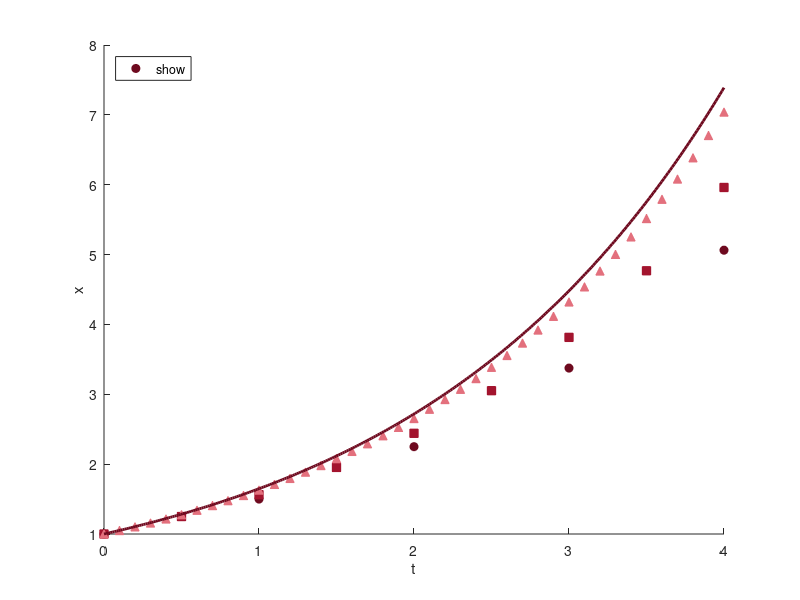

MATLAB code for this plot:
% Fig. 3.1: From discrete-time to continuous growth (book, Section 3.1, Eq. 3.1 and 3.2)
% x(t + dt) = (1 + r dt) x(t) with r = 0.5, x(0) = 1 for dt = 1, 0.5, 0.1; for dt -> 0 one obtains x(t) = e^(r t)
% (c) 2026 Philipp Kügler · Program for the book "Dynamical Systems in the Life Sciences" · MIT License (see LICENSE)
r = 0.5;
rot = [0.43 0.04 0.12; 0.64 0.08 0.18; 0.89 0.44 0.49]; marker = 'os^'; dts = [1 0.5 0.1];
hold on
for i = 1:3
    dt = dts(i);
    n = 0:round(4 / dt);
    x = (1 + r * dt).^n;                                 % solution of the difference equation
    plot(n * dt, x, marker(i), 'Color', rot(i, :), 'MarkerFaceColor', rot(i, :), 'DisplayName', sprintf('\\Delta t = %g', dt));
    fprintf('dt = %g: x(4) = %.4f\n', dt, x(end));
end
t = linspace(0, 4, 300);
plot(t, exp(r * t), 'Color', rot(1, :), 'LineWidth', 2, 'DisplayName', 'x(t) = e^{rt}'); hold off
fprintf('e^(0.5*4) = %.4f\n', exp(2));
xlabel('t'); ylabel('x'); legend('show', 'Location', 'northwest');
